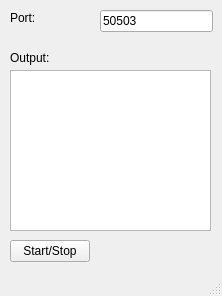
<?xml version="1.0" encoding="UTF-8"?>
<ui version="4.0">
 <class>MainWindow</class>
 <widget class="QMainWindow" name="MainWindow">
  <property name="geometry">
   <rect>
    <x>0</x>
    <y>0</y>
    <width>222</width>
    <height>296</height>
   </rect>
  </property>
  <property name="windowTitle">
   <string>MainWindow</string>
  </property>
  <widget class="QWidget" name="centralWidget">
   <widget class="QLabel" name="label">
    <property name="geometry">
     <rect>
      <x>10</x>
      <y>10</y>
      <width>81</width>
      <height>16</height>
     </rect>
    </property>
    <property name="text">
     <string>Port:</string>
    </property>
   </widget>
   <widget class="QLineEdit" name="tb_port">
    <property name="geometry">
     <rect>
      <x>100</x>
      <y>10</y>
      <width>113</width>
      <height>22</height>
     </rect>
    </property>
    <property name="text">
     <string>50503</string>
    </property>
   </widget>
   <widget class="QLabel" name="label_2">
    <property name="geometry">
     <rect>
      <x>10</x>
      <y>50</y>
      <width>201</width>
      <height>16</height>
     </rect>
    </property>
    <property name="text">
     <string>Output:</string>
    </property>
   </widget>
   <widget class="QPlainTextEdit" name="tb_out">
    <property name="geometry">
     <rect>
      <x>10</x>
      <y>70</y>
      <width>201</width>
      <height>161</height>
     </rect>
    </property>
    <property name="readOnly">
     <bool>true</bool>
    </property>
    <property name="plainText">
     <string/>
    </property>
   </widget>
   <widget class="QPushButton" name="bu_run">
    <property name="geometry">
     <rect>
      <x>10</x>
      <y>240</y>
      <width>80</width>
      <height>22</height>
     </rect>
    </property>
    <property name="text">
     <string>Start/Stop</string>
    </property>
   </widget>
  </widget>
  <widget class="QStatusBar" name="statusBar"/>
 </widget>
 <layoutdefault spacing="6" margin="11"/>
 <resources/>
 <connections/>
</ui>
